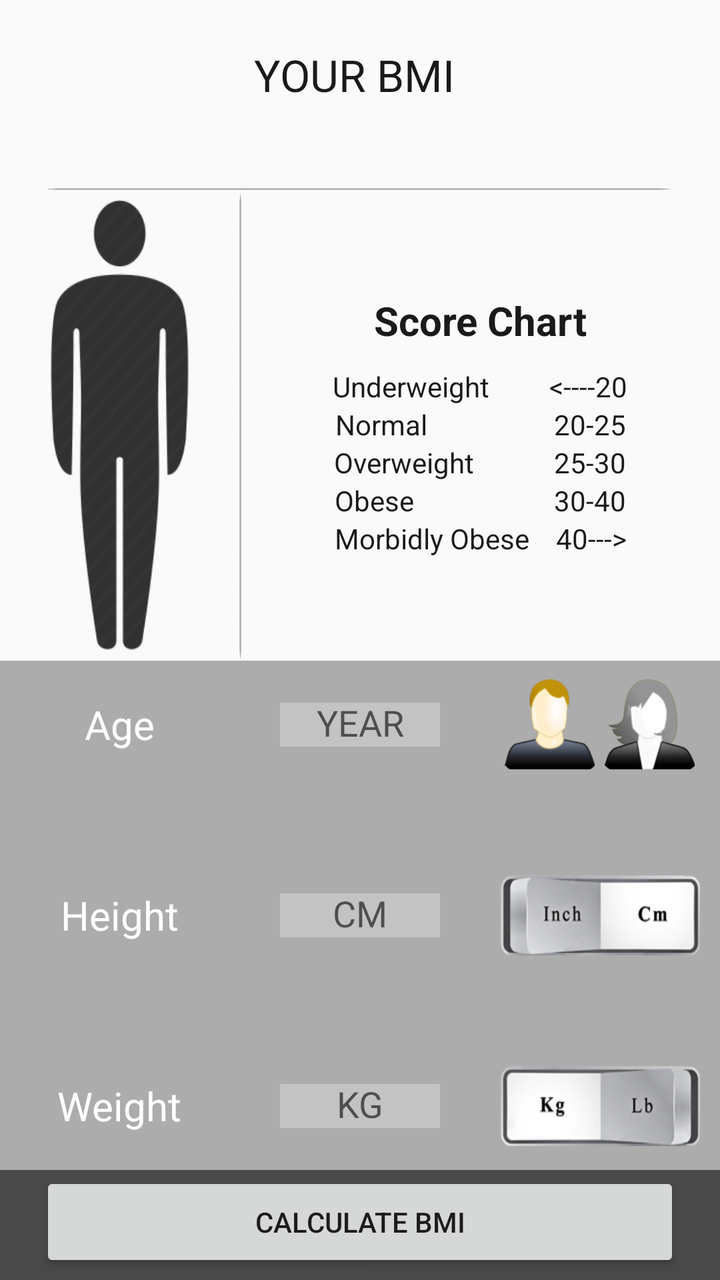
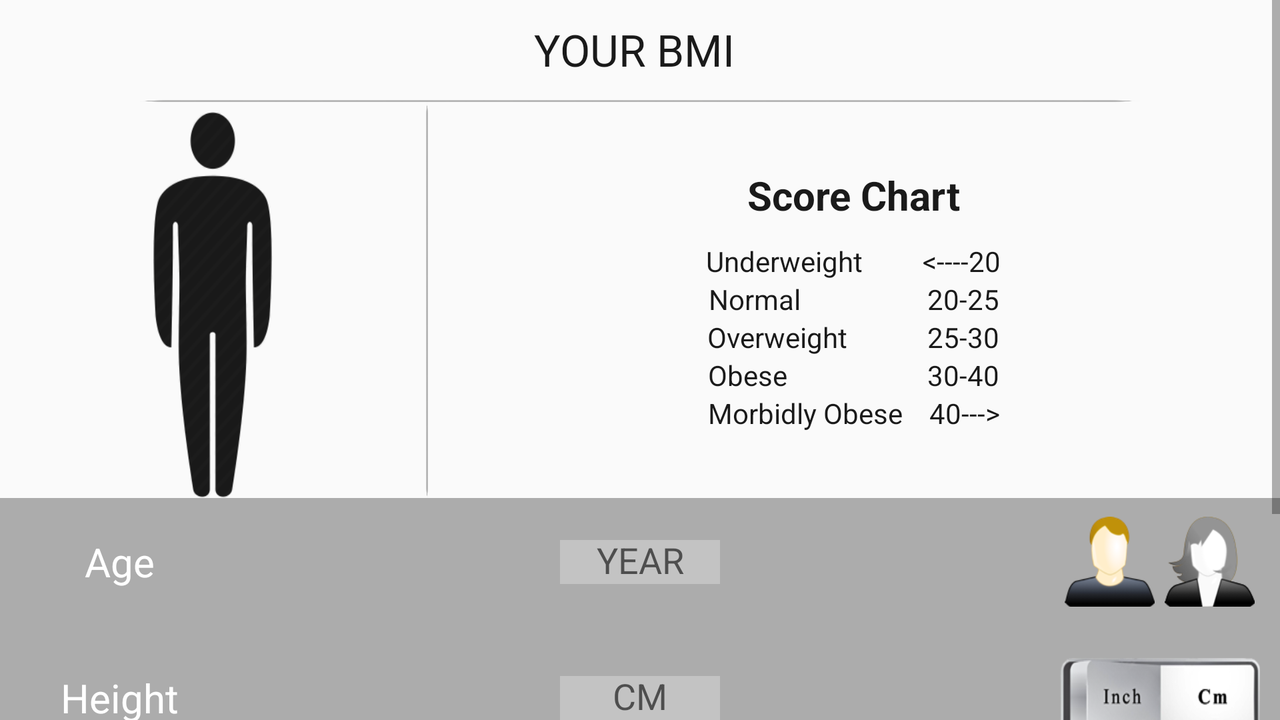

Compare how this app lays out the same screen by default and in its alternative resource folder. The renders come first, then the two layout files and the values they reference.
<!-- AndroidManifest.xml: application theme AppTheme -->
<!-- res/layout/content_bmi_.xml -->
<?xml version="1.0" encoding="utf-8"?>
<LinearLayout xmlns:android="http://schemas.android.com/apk/res/android"
    xmlns:app="http://schemas.android.com/apk/res-auto"
    xmlns:tools="http://schemas.android.com/tools"
    android:id="@+id/ll_allContent"
    android:layout_width="match_parent"
    android:layout_height="match_parent"
    android:background="@drawable/b11"
    android:orientation="vertical"
    app:layout_behavior="@string/appbar_scrolling_view_behavior"
    tools:context="logic2magic.com.health_fitness.BMI_Activity">


    <LinearLayout
        android:id="@+id/ll_upper"
        android:layout_width="match_parent"
        android:layout_height="0dp"
        android:layout_weight="1.3"
        android:orientation="vertical">

        <LinearLayout
            android:id="@+id/ll_answer"
            android:layout_width="match_parent"
            android:layout_height="0dp"
            android:layout_weight=".8"
            android:gravity="center"
            android:orientation="vertical">

            <TextView
                android:padding="0dp"
                android:id="@+id/tv_bmi"
                android:layout_width="wrap_content"
                android:layout_height="wrap_content"
                android:textSize="22dp"
                android:text="YOUR BMI "
                android:textColor="#000000"
                android:alpha=".9" />

            <TextView
                android:padding="0dp"
                android:id="@+id/tv_weight"
                android:layout_width="wrap_content"
                android:layout_height="wrap_content"
                android:textColor="#000000"
                android:alpha=".9" />


        </LinearLayout>

        <LinearLayout
            android:layout_width="wrap_content"
            android:layout_height="1dp"
            android:orientation="horizontal"
            android:layout_gravity="center_horizontal"
            android:alpha=".3"
            android:background="@drawable/h_line"/>

        <LinearLayout
            android:layout_width="match_parent"
            android:layout_height="0dp"
            android:layout_weight="2"
            android:orientation="horizontal">

            <LinearLayout
                android:layout_width="0dp"
                android:layout_height="match_parent"
                android:layout_weight="1"
                android:orientation="horizontal"
                android:paddingBottom="5dp"
                android:paddingLeft="25dp"
                android:paddingRight="25dp"
                android:gravity="center_horizontal">

                <LinearLayout
                    android:id="@+id/ll_gender"
                    android:layout_width="wrap_content"
                    android:layout_height="wrap_content"
                    android:layout_marginTop="5dp"
                    android:background="@drawable/man"
                    android:alpha=".8"
                    android:orientation="horizontal"/>

                
                
                
                
                
                
                
                
                
                

            </LinearLayout>

            <LinearLayout
                android:layout_width="1dp"
                android:layout_height="wrap_content"
                android:orientation="vertical"
                android:alpha=".3"
                android:background="@drawable/v_line">

            </LinearLayout>

            <LinearLayout
                android:id="@+id/ll_weightMeasuers"
                android:layout_width="0dp"
                android:layout_height="match_parent"
                android:layout_weight="2"
                android:gravity="center"
                android:orientation="vertical">

                <TextView
                    android:layout_width="wrap_content"
                    android:layout_height="wrap_content"
                    android:layout_marginBottom="10dp"
                    android:text="Score Chart"
                    android:textSize="20dp"
                    android:textColor="#000000"
                    android:textStyle="bold"
                    android:alpha=".9"/>


                <TextView
                    android:id="@+id/tv_undrweight"
                    android:layout_width="wrap_content"
                    android:layout_height="wrap_content"
                    android:text="Underweight         &lt;----20"
                    android:textSize="14dp"
                    android:textColor="#000000"
                    android:alpha=".9" />
                <TextView
                    android:id="@+id/tv_normal"
                    android:layout_width="wrap_content"
                    android:layout_height="wrap_content"
                    android:text="Normal                   20-25"
                    android:textSize="14dp"
                    android:textColor="#000000"
                    android:alpha=".9" />
                <TextView
                    android:id="@+id/tv_overweight"
                    android:layout_width="wrap_content"
                    android:layout_height="wrap_content"
                    android:text="Overweight            25-30"
                    android:textSize="14dp"
                    android:textColor="#000000"
                    android:alpha=".9" />
                <TextView
                    android:id="@+id/tv_obese"
                    android:layout_width="wrap_content"
                    android:layout_height="wrap_content"
                    android:text="Obese                     30-40"
                    android:textSize="14dp"
                    android:textColor="#000000"
                    android:alpha=".9" />
                <TextView
                    android:id="@+id/tv_morbidlyobese"
                    android:layout_width="wrap_content"
                    android:layout_height="wrap_content"
                    android:text="Morbidly Obese    40---&gt;"
                    android:textSize="14dp"
                    android:textColor="#000000"
                    android:alpha=".9" />

            </LinearLayout>

        </LinearLayout>

    </LinearLayout>

    <LinearLayout
        android:id="@+id/ll_question_And_Calculate"
        android:layout_width="match_parent"
        android:layout_height="0dp"
        android:layout_weight="1"
        android:orientation="vertical">

        <FrameLayout
            android:id="@+id/fl_questions"
            android:layout_width="match_parent"
            android:layout_height="match_parent"
            android:background="#50000000">

            <LinearLayout
                android:orientation="vertical"
                android:layout_width="120dp"
                android:layout_height="60dp"
                android:layout_marginTop="2dp"
                android:gravity="center"
                android:layout_gravity="left|top">

                <TextView
                    android:layout_width="wrap_content"
                    android:layout_height="wrap_content"
                    android:text="Age"
                    android:textSize="20dp"
                    android:textColor="#ffffff" />

            </LinearLayout>

            <LinearLayout
                android:orientation="vertical"
                android:layout_width="120dp"
                android:layout_height="60dp"
                android:gravity="center"
                android:layout_gravity="left|center">

                <TextView
                    android:layout_width="wrap_content"
                    android:layout_height="wrap_content"
                    android:text="Height"
                    android:textSize="20dp"
                    android:textColor="#ffffff" />

            </LinearLayout>

            <LinearLayout
                android:orientation="vertical"
                android:layout_width="120dp"
                android:layout_height="60dp"
                android:layout_marginBottom="2dp"
                android:gravity="center"
                android:layout_gravity="left|bottom">

                <TextView
                    android:layout_width="wrap_content"
                    android:layout_height="wrap_content"
                    android:text="Weight"
                    android:textSize="20dp"
                    android:textColor="#ffffff" />

            </LinearLayout>

            <LinearLayout
                android:orientation="vertical"
                android:layout_width="120dp"
                android:layout_height="60dp"
                android:layout_marginTop="2dp"
                android:gravity="center"
                android:layout_gravity="center|top">

                <EditText
                    android:id="@+id/et_age"
                    android:layout_width="80dp"
                    android:layout_height="22dp"
                    android:hint="YEAR"
                    android:background="#46ffffff"
                    android:textAlignment="center"
                    android:inputType="number"
                    android:textColor="#ffffff" />

            </LinearLayout>

            <LinearLayout
                android:orientation="horizontal"
                android:layout_width="120dp"
                android:layout_height="60dp"
                android:gravity="center"
                android:layout_gravity="center|center">

                <EditText
                    android:id="@+id/et_height"
                    android:layout_width="80dp"
                    android:layout_height="22dp"
                    android:hint="CM"
                    android:background="#46ffffff"
                    android:textAlignment="center"
                    android:inputType="number"
                    android:textColor="#ffffff" />

            </LinearLayout>

            <LinearLayout
                android:orientation="vertical"
                android:layout_width="120dp"
                android:layout_height="60dp"
                android:layout_marginBottom="2dp"
                android:gravity="center"
                android:layout_gravity="center|bottom">

                <EditText
                    android:id="@+id/et_weight"
                    android:layout_width="80dp"
                    android:layout_height="22dp"
                    android:hint="KG"
                    android:background="#46ffffff"
                    android:textAlignment="center"
                    android:inputType="number"
                    android:textColor="#ffffff" />

            </LinearLayout>

            <LinearLayout
                android:orientation="horizontal"
                android:layout_width="120dp"
                android:layout_height="60dp"
                android:layout_marginTop="2dp"
                android:gravity="center"
                android:layout_gravity="right|top">

                <ImageButton
                    android:id="@+id/btn_male"
                    android:layout_width="45dp"
                    android:layout_height="45dp"
                    android:background="@drawable/male_select"/>

                <ImageButton
                    android:id="@+id/btn_female"
                    android:layout_marginLeft="5dp"
                    android:layout_width="45dp"
                    android:layout_height="45dp"
                    android:background="@drawable/female"
                    />


            </LinearLayout>

            <LinearLayout
                android:orientation="horizontal"
                android:layout_width="120dp"
                android:layout_height="60dp"
                android:gravity="center"
                android:layout_gravity="right|center">


                <ToggleButton
                    android:layout_width="100dp"
                    android:layout_height="40dp"
                    android:id="@+id/tb_height"
                    android:textOff=""
                    android:textOn=""
                    android:layout_gravity="center_vertical"
                    android:checked="false"
                    android:background="@drawable/switch_cm" />
            </LinearLayout>

            <LinearLayout
                android:orientation="horizontal"
                android:layout_width="120dp"
                android:layout_height="60dp"
                android:layout_marginBottom="2dp"
                android:gravity="center"
                android:layout_gravity="right|bottom">

                <ToggleButton
                    android:layout_width="100dp"
                    android:layout_height="40dp"
                    android:id="@+id/tb_weight"
                    android:textOff=""
                    android:textOn=""
                    android:layout_gravity="center_vertical"
                    android:checked="true"
                    android:background="@drawable/switch_kg"
                    />

            </LinearLayout>


        </FrameLayout>

    </LinearLayout>

    <LinearLayout
        android:id="@+id/ll_calculate"
        android:layout_width="match_parent"
        android:layout_height="55dp"
        android:orientation="vertical"
        android:background="#b4000000">

        <Button
            android:id="@+id/btn_cal"
            android:layout_width="match_parent"
            android:layout_height="50dp"
            android:layout_marginBottom="1dp"
            android:layout_marginRight="20dp"
            android:layout_marginLeft="20dp"
            android:layout_marginTop="1dp"
            android:text="Calculate BMI"

            />

    </LinearLayout>


</LinearLayout>
<!-- resources referenced by this layout -->
<resources>
  <!-- drawable female: png bitmap (drawable, 5826 bytes) -->
  <!-- drawable h_line: png bitmap (drawable, 564 bytes) -->
  <!-- drawable male_select: png bitmap (drawable, 6294 bytes) -->
  <!-- drawable man: png bitmap (drawable, 240007 bytes) -->
  <!-- drawable switch_cm: png bitmap (drawable, 17564 bytes) -->
  <!-- drawable switch_kg: png bitmap (drawable, 17214 bytes) -->
  <!-- drawable v_line: png bitmap (drawable, 17193 bytes) -->
  <style name="AppTheme" parent="Theme.AppCompat.Light.DarkActionBar">
          
          <item name="colorPrimary">@color/colorPrimary</item>
          <item name="colorPrimaryDark">@color/colorPrimaryDark</item>
          <item name="colorAccent">@color/colorAccent</item>
      </style>
</resources>
<!-- res/layout-land/content_bmi_.xml (the author's variant of the layout above) -->
<!-- drawn on the phone turned sideways -->
<?xml version="1.0" encoding="utf-8"?>
<LinearLayout xmlns:android="http://schemas.android.com/apk/res/android"
    xmlns:app="http://schemas.android.com/apk/res-auto"
    xmlns:tools="http://schemas.android.com/tools"
    android:id="@+id/ll_allContent"
    android:layout_width="match_parent"
    android:layout_height="match_parent"
    android:background="@drawable/b11"
    android:orientation="vertical"
    app:layout_behavior="@string/appbar_scrolling_view_behavior"
    tools:context="logic2magic.com.health_fitness.BMI_Activity">

    <ScrollView
        android:id="@+id/sv_layout"
        android:layout_width="match_parent"
        android:layout_height="match_parent"
        android:layout_weight="1"
        android:touchscreenBlocksFocus="true">

        <LinearLayout
            android:layout_width="match_parent"
            android:layout_height="match_parent"
            android:orientation="vertical">

            <LinearLayout
                android:id="@+id/ll_upper"
                android:layout_width="match_parent"
                android:layout_height="0dp"
                android:layout_weight="1"
                android:orientation="vertical">

                <LinearLayout
                    android:id="@+id/ll_answer"
                    android:layout_width="match_parent"
                    android:layout_height="40dp"
                    android:layout_marginTop="10dp"
                    android:gravity="center"
                    android:orientation="vertical">

                    <TextView
                        android:padding="0dp"
                        android:id="@+id/tv_bmi"
                        android:layout_width="wrap_content"
                        android:layout_height="wrap_content"
                        android:textSize="22dp"
                        android:text="YOUR BMI "
                        android:textColor="#000000"
                        android:alpha=".9" />

                    <TextView
                        android:padding="0dp"
                        android:id="@+id/tv_weight"
                        android:layout_width="wrap_content"
                        android:layout_height="wrap_content"
                        android:textColor="#000000"
                        android:alpha=".9" />


                </LinearLayout>

                <LinearLayout
                    android:layout_width="500dp"
                    android:layout_height="1dp"
                    android:orientation="horizontal"
                    android:layout_gravity="center_horizontal"
                    android:alpha=".3"
                    android:background="@drawable/h_line"/>

                <LinearLayout
                    android:layout_width="match_parent"
                    android:layout_height="198dp"
                    android:orientation="horizontal">

                    <LinearLayout
                        android:layout_width="0dp"
                        android:layout_height="match_parent"
                        android:layout_weight="1"
                        android:orientation="horizontal"
                        android:gravity="center_horizontal">

                        <LinearLayout
                            android:id="@+id/ll_gender"
                            android:layout_width="60dp"
                            android:layout_height="wrap_content"
                            android:layout_marginTop="5dp"
                            android:background="@drawable/man"
                            android:alpha=".9"
                            android:orientation="horizontal"/>

                        
                        
                        
                        
                        
                        
                        
                        
                        
                        

                    </LinearLayout>

                    <LinearLayout
                        android:layout_width="1dp"
                        android:layout_height="wrap_content"
                        android:orientation="vertical"
                        android:alpha=".3"
                        android:background="@drawable/v_line">

                    </LinearLayout>

                    <LinearLayout
                        android:id="@+id/ll_weightMeasuers"
                        android:layout_width="0dp"
                        android:layout_height="match_parent"
                        android:layout_weight="2"
                        android:gravity="center"
                        android:orientation="vertical">

                        <TextView
                            android:layout_width="wrap_content"
                            android:layout_height="wrap_content"
                            android:layout_marginBottom="10dp"
                            android:text="Score Chart"
                            android:textSize="20dp"
                            android:textColor="#000000"
                            android:textStyle="bold"
                            android:alpha=".9"/>


                        <TextView
                            android:id="@+id/tv_undrweight"
                            android:layout_width="wrap_content"
                            android:layout_height="wrap_content"
                            android:text="Underweight         &lt;----20"
                            android:textSize="14dp"
                            android:textColor="#000000"
                            android:alpha=".9" />
                        <TextView
                            android:id="@+id/tv_normal"
                            android:layout_width="wrap_content"
                            android:layout_height="wrap_content"
                            android:text="Normal                   20-25"
                            android:textSize="14dp"
                            android:textColor="#000000"
                            android:alpha=".9" />
                        <TextView
                            android:id="@+id/tv_overweight"
                            android:layout_width="wrap_content"
                            android:layout_height="wrap_content"
                            android:text="Overweight            25-30"
                            android:textSize="14dp"
                            android:textColor="#000000"
                            android:alpha=".9" />
                        <TextView
                            android:id="@+id/tv_obese"
                            android:layout_width="wrap_content"
                            android:layout_height="wrap_content"
                            android:text="Obese                     30-40"
                            android:textSize="14dp"
                            android:textColor="#000000"
                            android:alpha=".9" />
                        <TextView
                            android:id="@+id/tv_morbidlyobese"
                            android:layout_width="wrap_content"
                            android:layout_height="wrap_content"
                            android:text="Morbidly Obese    40---&gt;"
                            android:textSize="14dp"
                            android:textColor="#000000"
                            android:alpha=".9" />

                    </LinearLayout>

                </LinearLayout>

            </LinearLayout>

            <LinearLayout
                android:id="@+id/ll_question_And_Calculate"
                android:layout_width="match_parent"
                android:layout_height="0dp"
                android:layout_weight="1"
                android:orientation="vertical">

                <FrameLayout
                    android:id="@+id/fl_questions"
                    android:layout_width="match_parent"
                    android:layout_height="200dp"
                    android:background="#50000000">

                    <LinearLayout
                        android:orientation="vertical"
                        android:layout_width="120dp"
                        android:layout_height="60dp"
                        android:layout_marginTop="2dp"
                        android:gravity="center"
                        android:layout_gravity="left|top">

                        <TextView
                            android:layout_width="wrap_content"
                            android:layout_height="wrap_content"
                            android:text="Age"
                            android:textSize="20dp"
                            android:textColor="#ffffff" />

                    </LinearLayout>

                    <LinearLayout
                        android:orientation="vertical"
                        android:layout_width="120dp"
                        android:layout_height="60dp"
                        android:gravity="center"
                        android:layout_gravity="left|center">

                        <TextView
                            android:layout_width="wrap_content"
                            android:layout_height="wrap_content"
                            android:text="Height"
                            android:textSize="20dp"
                            android:textColor="#ffffff" />

                    </LinearLayout>

                    <LinearLayout
                        android:orientation="vertical"
                        android:layout_width="120dp"
                        android:layout_height="60dp"
                        android:layout_marginBottom="2dp"
                        android:gravity="center"
                        android:layout_gravity="left|bottom">

                        <TextView
                            android:layout_width="wrap_content"
                            android:layout_height="wrap_content"
                            android:text="Weight"
                            android:textSize="20dp"
                            android:textColor="#ffffff" />

                    </LinearLayout>

                    <LinearLayout
                        android:orientation="vertical"
                        android:layout_width="120dp"
                        android:layout_height="60dp"
                        android:layout_marginTop="2dp"
                        android:gravity="center"
                        android:layout_gravity="center|top">

                        <EditText
                            android:id="@+id/et_age"
                            android:layout_width="80dp"
                            android:layout_height="22dp"
                            android:hint="YEAR"
                            android:background="#46ffffff"
                            android:textAlignment="center"
                            android:inputType="number"
                            android:textColor="#ffffff" />

                    </LinearLayout>

                    <LinearLayout
                        android:orientation="horizontal"
                        android:layout_width="120dp"
                        android:layout_height="60dp"
                        android:gravity="center"
                        android:layout_gravity="center|center">

                        <EditText
                            android:id="@+id/et_height"
                            android:layout_width="80dp"
                            android:layout_height="22dp"
                            android:hint="CM"
                            android:background="#46ffffff"
                            android:textAlignment="center"
                            android:inputType="number"
                            android:textColor="#ffffff" />

                    </LinearLayout>

                    <LinearLayout
                        android:orientation="vertical"
                        android:layout_width="120dp"
                        android:layout_height="60dp"
                        android:layout_marginBottom="2dp"
                        android:gravity="center"
                        android:layout_gravity="center|bottom">

                        <EditText
                            android:id="@+id/et_weight"
                            android:layout_width="80dp"
                            android:layout_height="22dp"
                            android:hint="KG"
                            android:background="#46ffffff"
                            android:textAlignment="center"
                            android:inputType="number"
                            android:textColor="#ffffff" />

                    </LinearLayout>

                    <LinearLayout
                        android:orientation="horizontal"
                        android:layout_width="120dp"
                        android:layout_height="60dp"
                        android:layout_marginTop="2dp"
                        android:gravity="center"
                        android:layout_gravity="right|top">

                        <ImageButton
                            android:id="@+id/btn_male"
                            android:layout_width="45dp"
                            android:layout_height="45dp"
                            android:background="@drawable/male_select"/>

                        <ImageButton
                            android:id="@+id/btn_female"
                            android:layout_marginLeft="5dp"
                            android:layout_width="45dp"
                            android:layout_height="45dp"
                            android:background="@drawable/female"
                            />


                    </LinearLayout>

                    <LinearLayout
                        android:orientation="horizontal"
                        android:layout_width="120dp"
                        android:layout_height="60dp"
                        android:gravity="center"
                        android:layout_gravity="right|center">


                        <ToggleButton
                            android:layout_width="100dp"
                            android:layout_height="40dp"
                            android:id="@+id/tb_height"
                            android:textOff=""
                            android:textOn=""
                            android:layout_gravity="center_vertical"
                            android:checked="false"
                            android:background="@drawable/switch_cm" />
                    </LinearLayout>

                    <LinearLayout
                        android:orientation="horizontal"
                        android:layout_width="120dp"
                        android:layout_height="60dp"
                        android:layout_marginBottom="2dp"
                        android:gravity="center"
                        android:layout_gravity="right|bottom">

                        <ToggleButton
                            android:layout_width="100dp"
                            android:layout_height="40dp"
                            android:id="@+id/tb_weight"
                            android:textOff=""
                            android:textOn=""
                            android:layout_gravity="center_vertical"
                            android:checked="true"
                            android:background="@drawable/switch_kg"
                            />

                    </LinearLayout>


                </FrameLayout>

            </LinearLayout>

            <LinearLayout
                android:id="@+id/ll_calculate"
                android:layout_width="match_parent"
                android:layout_height="55dp"
                android:orientation="vertical"
                android:background="#b4000000">

                <Button
                    android:id="@+id/btn_cal"
                    android:layout_width="match_parent"
                    android:layout_height="50dp"
                    android:layout_marginBottom="1dp"
                    android:layout_marginRight="20dp"
                    android:layout_marginLeft="20dp"
                    android:layout_marginTop="1dp"
                    android:text="Calculate BMI"
                    android:onClick="cal_bmi"
                    />

            </LinearLayout>


        </LinearLayout>



    </ScrollView>


</LinearLayout>
